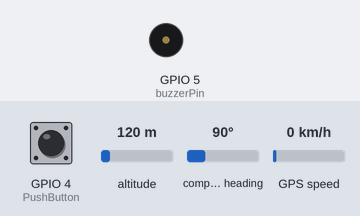
The sketch below on a simulated ESP32-C3. On the bench: buzzer (waves = sounding). Inputs (shaded band) come from the test bench; at power-on: GPIO 4 (PushButton) LOW, altitude 120 m, compass heading 90°, GPS speed 0 km/h. The GPS gets a fix after 3 s at 37.7749, -122.4194 with 8 satellites; what the sketch prints to the serial monitor is not drawn.

Above: at 2.2 s.
2.3 s: GPIO 4 (PushButton) pulled HIGH for 0.15 s
At 3.6 s:
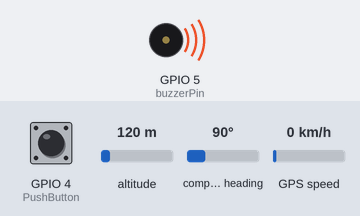
6.7 s: GPIO 4 (PushButton) pulled HIGH for 1 s
12.0 s: GPIO 4 (PushButton) pulled HIGH for 3.2 s
Timing chart, 0 to 18.8 s (numbered marks = the images above; inputs shaded):
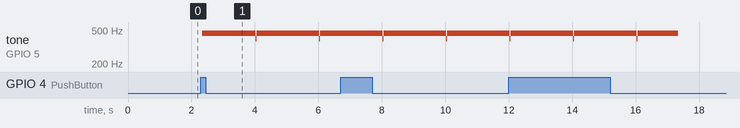

The sketch:

GPScoord.ino
```cpp
#include <Adafruit_GPS.h>
#include <HardwareSerial.h>

const int buzzerPin = 5;
const int PushButton = 4;
unsigned long buzzStartTime = 0;  //tracks when the buzzing starts
const unsigned long BuzzDuration = 5000;  //5 seconds in milliseconds (can be changed)
bool isBuzzing = false;  //tracks if we're currently in a buzz cycle

// Create a HardwareSerial instance for UART1 on the ESP32-C3.
HardwareSerial GPSSerial(1);  // Use UART1

// Connect the GPSSerial instance to the Adafruit_GPS library.
Adafruit_GPS GPS(&GPSSerial);

uint32_t timer = millis();

void setup() {
  // Start the Serial Monitor for debugging.
  Serial.begin(115200);

  pinMode(buzzerPin, OUTPUT); //makes pin5 output
  pinMode(PushButton, INPUT); //makes pin4 input

  // Serial.println("ESP32-C3 GPS Debugging using UART1: Printing parsed data");

  // Initialize UART1 for the GPS module.
  // Change RX and TX pins as needed. Here, RX is GPIO7 and TX is GPIO8.
  GPSSerial.begin(9600, SERIAL_8N1, 2, 1);

  // Initialize the GPS module at 9600 baud.
  GPS.begin(9600);

  // Configure the GPS to output RMC and GGA sentences.
  GPS.sendCommand(PMTK_SET_NMEA_OUTPUT_RMCGGA);

  // Set the update rate to 1 Hz (once per second).
  GPS.sendCommand(PMTK_SET_NMEA_UPDATE_1HZ);

  // (Optional) Request updates on antenna status.
  GPS.sendCommand(PGCMD_ANTENNA);

  delay(1000);

  // Request firmware version (optional).
  GPSSerial.println(PMTK_Q_RELEASE);
}

void loop() {
  // Read any incoming data from the GPS module.
  char c = GPS.read();

  // When a full NMEA sentence is received, parse it.
  if (GPS.newNMEAreceived()) {
    char* nmeaSentence = GPS.lastNMEA();
    GPS.parse(nmeaSentence);
  }

  // Every 2 seconds, print the parsed GPS data.
  if (millis() - timer > 2000) {
    timer = millis();

    // Print Time in hh:mm:ss.mmm format.
    Serial.print("Time: ");
    if (GPS.hour < 10) Serial.print('0');
    Serial.print(GPS.hour); Serial.print(":");
    if (GPS.minute < 10) Serial.print('0');
    Serial.print(GPS.minute); Serial.print(":");
    if (GPS.seconds < 10) Serial.print('0');
    Serial.print(GPS.seconds); Serial.print(".");
    Serial.println(GPS.milliseconds);

    // Print Latitude.
    Serial.print("Latitude: ");
    if (GPS.latitude) {
      Serial.print(GPS.latitude, 4);
      Serial.print(" ");
      Serial.println(GPS.lat);  // 'N' or 'S'
    } else {
      Serial.println("no data");
    }

    // Print Longitude.
    Serial.print("Longitude: ");
    if (GPS.longitude) {
      Serial.print(GPS.longitude, 4);
      Serial.print(" ");
      Serial.println(GPS.lon);    // 'E' or 'W'
    } else {
      Serial.println("no data");
    }

    // Print Altitude.
    Serial.print("Altitude: ");
    if (GPS.fix) {
      Serial.println(GPS.altitude);
    } else {
      Serial.println("no data");
    }

    // Print Speed (in knots).
    Serial.print("Speed (knots): ");
    if (GPS.fix) {
      Serial.println(GPS.speed);
    } else {
      Serial.println("no data");
    }

    // Print Satellites.
    Serial.print("Satellites: ");
    if (GPS.fix) {
      Serial.println((int)GPS.satellites);
    } else {
      Serial.println("no data");
    }

    Serial.println();  // Blank line for readability
  }

  int ButtonState = digitalRead(PushButton);

  if (ButtonState == true && !isBuzzing){ //this if checks if button is pressed and buzzer is not buzzing
    buzzStartTime = millis();
    isBuzzing = true;
  }

  if (isBuzzing) {
    if ((millis() - buzzStartTime) < BuzzDuration){ //this if statement checks if it's still in the 5second window
      // Create a square wave for buzzer tone
      digitalWrite(buzzerPin, HIGH);
      delayMicroseconds(1000); // For ~500Hz tone
      digitalWrite(buzzerPin, LOW);
      delayMicroseconds(1000);
    }
    else {
      digitalWrite(buzzerPin, LOW);
      isBuzzing = false;
    }
  }
}
```

Measured:
- after the input at 2.3 s, tone on GPIO 5 (buzzerPin): plays 458 Hz for 1.7 s, 394 Hz for 0.04 s, 458 Hz for 2.0 s, 395 Hz for 0.04 s, 457 Hz for 0.64 s, starting at once
- after the input at 6.7 s, tone on GPIO 5 (buzzerPin): 457 Hz → 395 Hz after 1.3 s, → 458 Hz 0.04 s later, → 394 Hz 2.0 s later, → 458 Hz 0.04 s later
